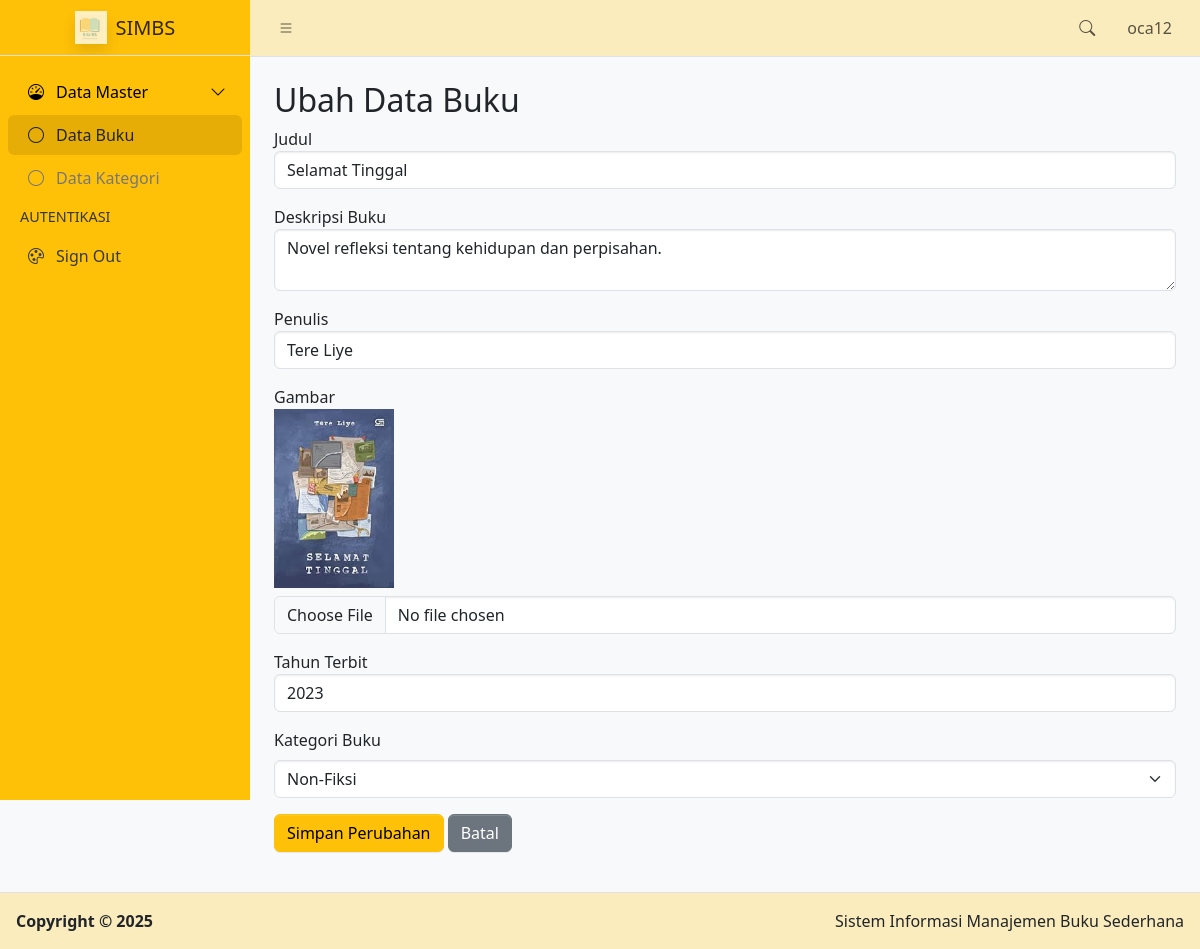
The page /ubah_buku.php?id=6 (signed in) on the database its author committed.
### tables this page shows
CREATE TABLE `buku` (
  `id_buku` int(11) NOT NULL,
  `id_kategori` int(11) NOT NULL,
  `judul` varchar(200) NOT NULL,
  `deskripsi_buku` text DEFAULT NULL,
  `penulis` varchar(100) DEFAULT NULL,
  `gambar` varchar(100) DEFAULT NULL,
  `tahun_terbit` int(11) DEFAULT NULL,
  `tanggal_input` timestamp NOT NULL DEFAULT current_timestamp() ON UPDATE current_timestamp(),
  `aksi` varchar(50) DEFAULT ''
);

CREATE TABLE `kategori` (
  `id_kategori` int(11) NOT NULL,
  `nama_kategori` varchar(100) NOT NULL,
  `tanggal_input` timestamp NOT NULL DEFAULT current_timestamp() ON UPDATE current_timestamp(),
  `aksi` varchar(50) DEFAULT ''
);

### function.php (called while the page is built, shortened)
<?php
$conn = mysqli_connect("localhost", "root", "", "simbs");
function query($query){
    global $conn;
	$result = mysqli_query($conn, $query);
	$rows = [];
	while( $row = mysqli_fetch_assoc($result) ) {
		$rows[] = $row;
	}
	return $rows;
}
?>

### ubah_buku.php (the view, shortened to what this page needs)
<?php
require("function.php");
$id = $_GET['id'];
$buku = query("SELECT * FROM buku WHERE id_buku = $id")[0];
$kategori = query("SELECT * FROM kategori");
?>
<!doctype html>
<html lang="en">
  <head>
    <link
      rel="stylesheet"
      href="https://cdn.jsdelivr.net/npm/@fontsource/source-sans-3@5.0.12/index.css"
      media="print"
      onload="this.media='all'"
    />
    <link
      rel="stylesheet"
      href="https://cdn.jsdelivr.net/npm/overlayscrollbars@2.11.0/styles/overlayscrollbars.min.css"
    />
    <link
      rel="stylesheet"
      href="https://cdn.jsdelivr.net/npm/bootstrap-icons@1.13.1/font/bootstrap-icons.min.css"
    />
    <link rel="stylesheet" href="dist/css/adminlte.min.css" />
    <link
      rel="stylesheet"
      href="https://cdn.jsdelivr.net/npm/apexcharts@3.37.1/dist/apexcharts.css"
    />
    <link
      rel="stylesheet"
      href="https://cdn.jsdelivr.net/npm/jsvectormap@1.5.3/dist/css/jsvectormap.min.css"
    />
  </head>
  <body class="layout-fixed sidebar-expand-lg bg-body-tertiary">
    <div class="app-wrapper">
      <nav class="app-header navbar navbar-expand bg-warning bg-opacity-25">
        <div class="container-fluid">
          <ul class="navbar-nav">
            <li class="nav-item">
              <a class="nav-link" data-lte-toggle="sidebar" href="#" role="button">
                <i class="bi bi-list"></i>
              </a>
            </li>
          </ul>
          <ul class="navbar-nav ms-auto">
            <li class="nav-item">
              <a class="nav-link" data-widget="navbar-search" href="#" role="button">
                <i class="bi bi-search"></i>
              </a>
            </li>
            <li class="nav-item dropdown user-menu">
              <a href="#" class="nav-link dropdown-toggle" data-bs-toggle="dropdown">
                <span class="d-none d-md-inline">
                        <?= isset($_SESSION['username']) ? $_SESSION['username'] : 'User'; ?>
                    </span>
              </a>
            </li>
          </ul>
        </div>
      </nav>
      <aside class="app-sidebar bg-warning">
        <div class="sidebar-brand">
          <a href="index.php" class="brand-link">
            <img
              src="dist/assets/img/SIMBS.png.jpeg"
              alt="AdminLTE Logo"
              class="brand-image opacity-75 shadow"
            />
            <span class="brand-text fw-light">SIMBS</span>
          </a>
        </div>
        <div class="sidebar-wrapper">
          <nav class="mt-2">
            <ul
              class="nav sidebar-menu flex-column"
              data-lte-toggle="treeview"
              role="navigation"
              aria-label="Main navigation"
              data-accordion="false"
              id="navigation"
            >
              <li class="nav-item menu-open">
                <a href="#" class="nav-link active">
                  <i class="nav-icon bi bi-speedometer"></i>
                  <p>
                    Data Master
                  </p>
                </a>
                <ul class="nav nav-treeview">
                  <li class="nav-item">
                    <a href="index.php" class="nav-link active">
                      <i class="nav-icon bi bi-circle"></i>
                      <p>Data Buku</p>
                    </a>
                  </li>
                  <li class="nav-item">
                    <a href="kategori.php" class="nav-link">
                      <i class="nav-icon bi bi-circle"></i>
                      <p>Data Kategori</p>
                    </a>
                  </li>
                </ul>
              </li>
              <li class="nav-header">AUTENTIKASI</li>
              <li class="nav-item">
                <a href="logout.php" class="nav-link">
                  <i class="nav-icon bi bi-palette"></i>
                  <p>Sign Out</p>
                </a>
              </li>
            </ul>
          </nav>
        </div>
      </aside>
              <div class="container p-4">
                    <h2>Ubah Data Buku</h2>
                    <form action="" method="POST" enctype="multipart/form-data">
                        <div class="mb-3">
                            <label>Judul</label>
                            <input type="text" class="form-control" name="judul" value="<?= $buku['judul']; ?>" required>
                        </div>
                        <div class="mb-3">
                            <label>Deskripsi Buku</label>
                            <textarea class="form-control" name="deskripsi_buku" required><?= $buku['deskripsi_buku']; ?></textarea>
                        </div>
                        <div class="mb-3">
                            <label>Penulis</label>
                            <input type="text" class="form-control" name="penulis" value="<?= $buku['penulis']; ?>" required>
                        </div>
                        <div class="mb-3">
                          <label>Gambar</label><br>
                          <img src="img/<?= $buku['gambar']; ?>" width="120" class="mb-2">
                          <input type="file" class="form-control" name="gambar">
                      </div>
                    <div class="mb-3">
                        <div class="mb-3">
                            <label>Tahun Terbit</label>
                            <input type="number" class="form-control" name="tahun_terbit" value="<?= $buku['tahun_terbit']; ?>" required>
                        </div>
                        <div class="mb-3">
                            <label for="id_kategori" class="form-label">Kategori Buku</label>
                            <select name="id_kategori" class="form-select" required>
                                <?php foreach ($kategori as $row): ?>
                                    <option value="<?= $row['id_kategori']; ?>"
                                        <?= ($row['id_kategori'] == $buku['id_kategori']) ? 'selected' : '' ?>>
                                        <?= $row['nama_kategori']; ?>
                                    </option>
                                <?php endforeach; ?>
                            </select>
                        </div>
                        <button type="submit" name="submit" class="btn btn-warning">Simpan Perubahan</button>
                        <a href="index.php" class="btn btn-secondary">Batal</a>
                    </form>
                </div>
              </div>
      <footer class="app-footer bg-warning bg-opacity-25 text-dark">
        <div class="float-end d-none d-sm-inline">Sistem Informasi Manajemen Buku Sederhana</div>
        <strong>
          Copyright &copy; 2025&nbsp;
        </strong>
      </footer>
  </body>
</html>

### rows shown on the page
buku: judul "Selamat Tinggal", deskripsi_buku "Novel refleksi tentang kehidupan dan perpisahan.", penulis "Tere Liye", gambar (picture), tahun_terbit "2023", id_kategori "Non-Fiksi"

### other values the page prints
$_SESSION['username'] "oca12"
